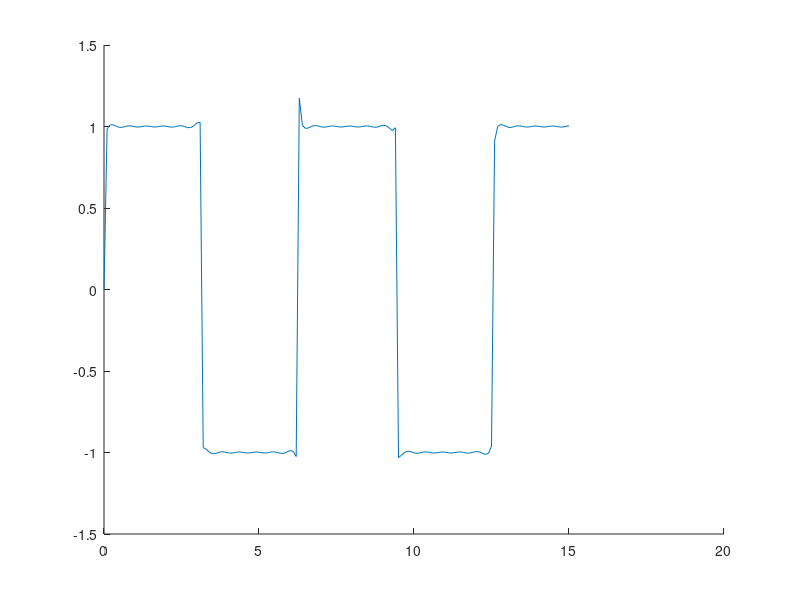

Recreate this plot in MATLAB.
%fourier series function
k = 1;
y = @(n , x) ((2.*k.*(1 - cos(n.*pi)))./(n.*pi)).*sin(n.*x);

ysum = zeros(1,151);
UL = [5 20 50 200];
x = 0:0.1:15;

hold on

for i = 1 : 1: 151 %for every x value
    for j = 1: 1: UL(4) %sum up the function from 1 to upper limit value
        ysum(i) = ysum(i) + y(j , x(i)); %hold the y value into an array to be plotted
    end
end
plot(x , ysum);

%as n gets larger the fourier series becomes more percise




